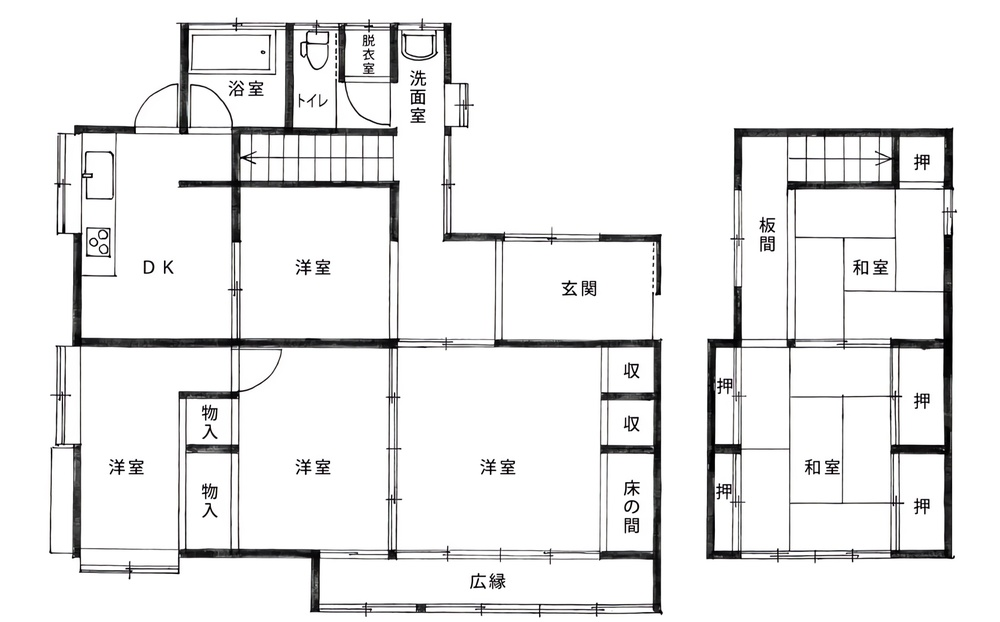
#> input picture U-NET/archive/data/floorplan_104/new_0011.jpg, 1000 x 622 px, shrunk from 4096 x 2548 before the run
$ python wall_based_extrusion.py -m ../U-NET/archive/data/floorplan_104/new_0011.jpg
#> lines starting #> are read from the running program, lines starting #| are printed output that depends on the picture; after the words box and inside, x2 and y2 are one past the last pixel; in counts of white or black regions, pixels touching at a corner belong together
"""
Wall-Based Extrusion - Dollhouse Style 3D Floor Plans
======================================================

Creates 3D floor plans where:
- WALLS are solid geometry (with thickness)
- ROOMS are empty spaces (voids you can see into)
- FLOOR is a solid plane at the bottom
- CEILING is open (dollhouse view)

This produces architectural-style 3D models where you can
look inside and see each room clearly defined.

Author: Asheleyine's Master thesis project
"""

import numpy as np
import cv2
import json
from pathlib import Path
from typing import Dict, List, Tuple, Optional, Set
from dataclasses import dataclass
import logging

logging.basicConfig(level=logging.INFO)
logger = logging.getLogger(__name__)


# ============================================================================
# DATA STRUCTURES
# ============================================================================

@dataclass
class WallSegment:
    """A single wall segment with start/end points."""
    p1: Tuple[float, float]  # Start point (x, y)
    p2: Tuple[float, float]  # End point (x, y)
    is_exterior: bool  # True if this is an exterior wall
    room_ids: List[int]  # IDs of rooms on either side


@dataclass
class WallGeometry:
    """3D geometry for a wall segment with thickness."""
    vertices: np.ndarray  # Nx3 array of vertices
    faces: List[List[int]]  # Face indices


# ============================================================================
# WALL DETECTOR
# ============================================================================

class WallDetector:
    """
    Detects walls from segmentation mask.

    Walls are found at:
    1. Boundaries between different rooms
    2. Outer boundary of the entire floor plan
    """

    def __init__(self, wall_thickness: float = 0.12, min_wall_length: float = 0.3):
        """
        Initialize wall detector.

        Args:
            wall_thickness: Wall thickness in meters
            min_wall_length: Minimum wall length in meters (filters small fragments)
        """
        self.wall_thickness = wall_thickness
        self.min_wall_length = min_wall_length
        self.walls: List[WallSegment] = []

    def detect_from_mask(self,
                         mask: np.ndarray,
                         scale_factor: float) -> List[WallSegment]:
        """
        Detect wall segments from segmentation mask.

        Args:
            mask: Segmentation mask (H, W) with room class IDs
            scale_factor: Meters per pixel

        Returns:
            List of WallSegment objects
        """
#> called with scale_factor = 0.01
        self.walls = []
        h, w = mask.shape

        # Create binary mask of all non-background pixels
        floorplan_mask = (mask > 0).astype(np.uint8)
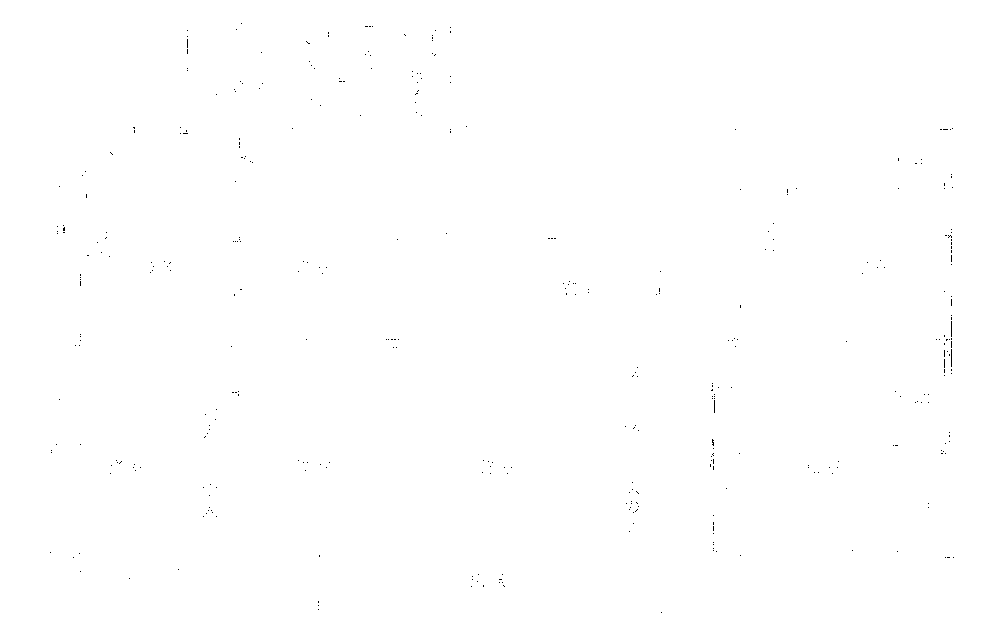
#> floorplan_mask: shape (622, 1000); values 0 (black) and 1 (white), 99.9% white; black in thin lines or dots, all inside (x1, y1, x2, y2) = (50, 23, 954, 613)

        # Find exterior boundary (outer walls)
        exterior_contours, _ = cv2.findContours(
            floorplan_mask, cv2.RETR_EXTERNAL, cv2.CHAIN_APPROX_SIMPLE
        )
#> exterior_contours = [[[0, 0], [0, 621], [999, 621], [999, 0]]]

        for contour in exterior_contours:
            if cv2.contourArea(contour) < 1000:
                continue
            segments = self._contour_to_segments(contour, scale_factor, is_exterior=True)
            self.walls.extend(segments)
#> this loop made 1 pass
#> (points in _contour_to_segments, n in _contour_to_segments) on pass 1: ([[0, 0], [0, 621], [999, 621], [999, 0]], 4)
#> after the loop, self.walls = 4 items

        # Find interior walls (boundaries between different room classes)
        interior_walls = self._detect_interior_walls(mask, scale_factor)
        self.walls.extend(interior_walls)

        logger.info(f"Detected {len(self.walls)} wall segments")
        return self.walls

    def _contour_to_segments(self,
                             contour: np.ndarray,
                             scale_factor: float,
                             is_exterior: bool = False) -> List[WallSegment]:
        """Convert contour to wall segments."""
        segments = []
        points = contour.squeeze()

        if len(points.shape) == 1:
            return segments

        n = len(points)
        for i in range(n):
            p1 = points[i] * scale_factor
            p2 = points[(i + 1) % n] * scale_factor

            # Skip walls shorter than minimum length
            length = np.sqrt((p2[0] - p1[0])**2 + (p2[1] - p1[1])**2)
            if length < self.min_wall_length:
                continue

            segments.append(WallSegment(
                p1=(float(p1[0]), float(p1[1])),
                p2=(float(p2[0]), float(p2[1])),
                is_exterior=is_exterior,
                room_ids=[]
            ))

        return segments

    def _detect_interior_walls(self,
                               mask: np.ndarray,
                               scale_factor: float) -> List[WallSegment]:
        """
        Detect walls between rooms (interior walls).

        Uses edge detection between different class regions.
        """
#> called with scale_factor = 0.01
        segments = []

        # Find edges where adjacent pixels have different non-zero values
        # This indicates a boundary between two rooms

        # Horizontal edges
        h_diff = np.abs(mask[:-1, :].astype(int) - mask[1:, :].astype(int))
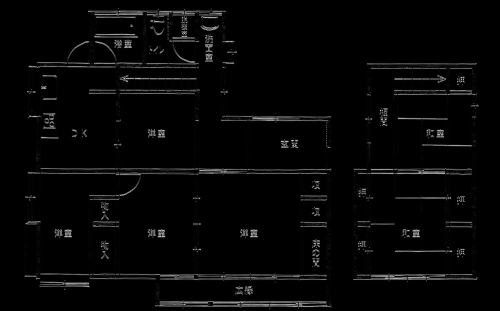
#> h_diff: shape (621, 1000) int64 (shown at 1/2 size); min 0, max 233, mean 6.5
        h_edges = (h_diff > 0) & (mask[:-1, :] > 0) & (mask[1:, :] > 0)
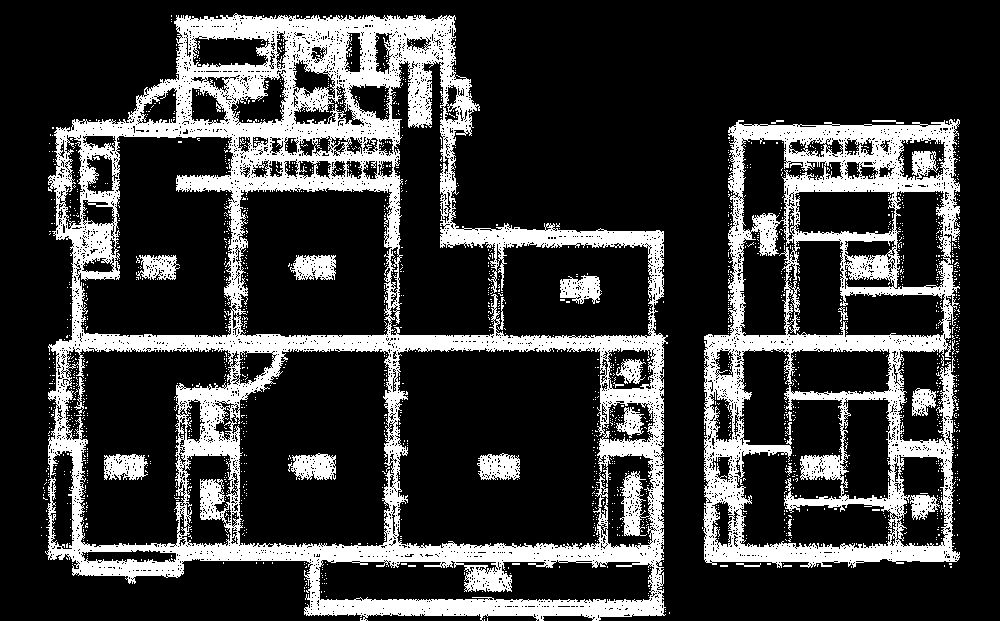
#> h_edges: shape (621, 1000) bool; 22.5% white; 1885 white regions (1861 under 20 px), largest, box (x1, y1, x2, y2) and area: (45, 13, 668, 621) 89780, (703, 119, 960, 568) 39391, (288, 453, 336, 480) 911

        # Vertical edges
        v_diff = np.abs(mask[:, :-1].astype(int) - mask[:, 1:].astype(int))
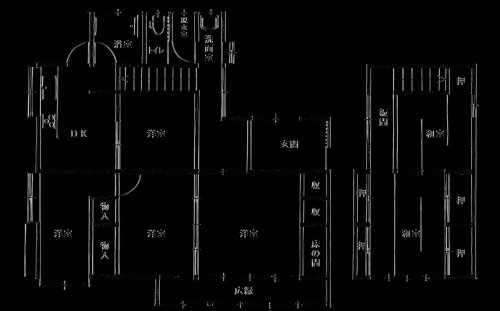
#> v_diff: shape (622, 999) int64 (shown at 1/2 size); min 0, max 246, mean 7.5
        v_edges = (v_diff > 0) & (mask[:, :-1] > 0) & (mask[:, 1:] > 0)
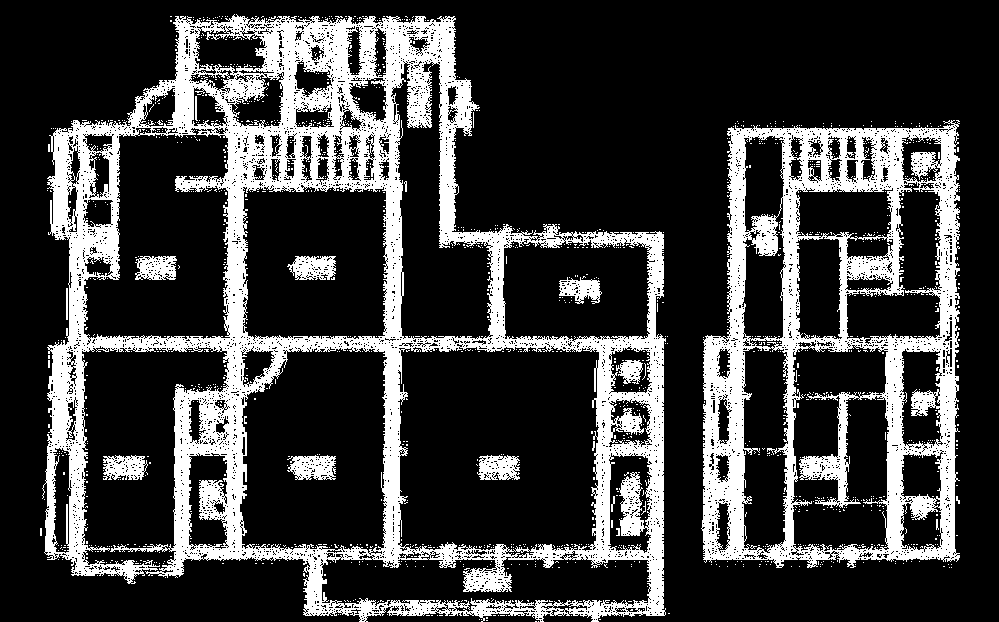
#> v_edges: shape (622, 999) bool; 23.6% white; 1315 white regions (1299 under 20 px), largest, box (x1, y1, x2, y2) and area: (42, 14, 666, 622) 94923, (701, 120, 960, 568) 43771, (287, 455, 336, 480) 883

        # Convert edge pixels to line segments
        # Group connected edge pixels into lines
        h_segments = self._edges_to_segments(h_edges, scale_factor, horizontal=True)
        v_segments = self._edges_to_segments(v_edges, scale_factor, horizontal=False)

        segments.extend(h_segments)
        segments.extend(v_segments)

        return segments

    def _edges_to_segments(self,
                           edge_mask: np.ndarray,
                           scale_factor: float,
                           horizontal: bool) -> List[WallSegment]:
        """Convert edge mask to line segments."""
#> called with scale_factor = 0.01, horizontal = True
        segments = []

        # Find contours in edge mask
        edge_uint8 = (edge_mask * 255).astype(np.uint8)
#> (the rest of the program and of its run is left out)
